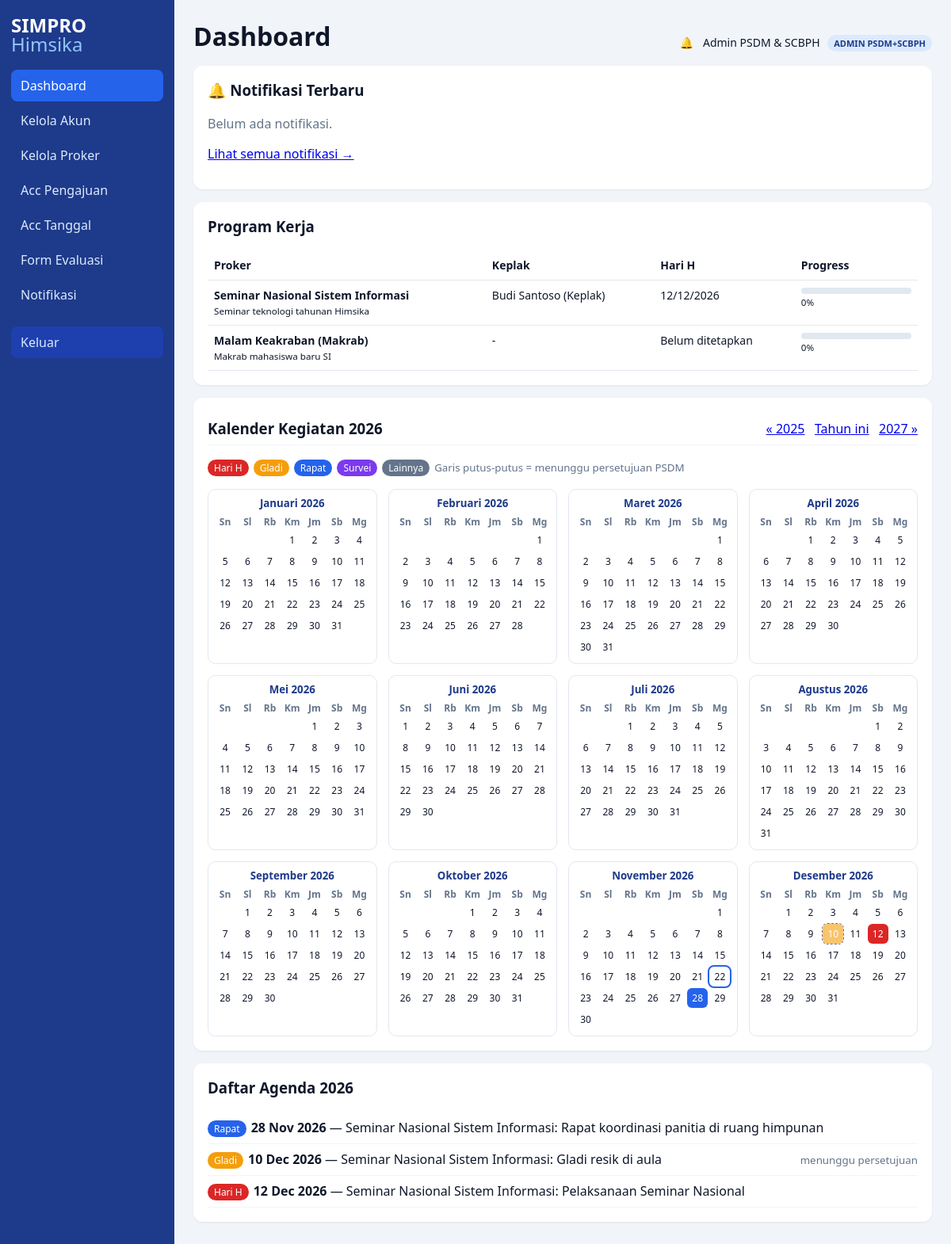
/index.php (signed in), run on the app's committed database.
### tables this page shows
CREATE TABLE proker(id INT AUTO_INCREMENT PRIMARY KEY,nama VARCHAR(150),deskripsi TEXT,keplak_id INT NULL,tgl_usulan DATE NULL,tgl_final DATE NULL,
 status_tgl ENUM('belum','diajukan','disetujui','ditolak') DEFAULT 'belum',FOREIGN KEY(keplak_id) REFERENCES users(id) ON DELETE SET NULL);

CREATE TABLE users(id INT AUTO_INCREMENT PRIMARY KEY,nama VARCHAR(100),username VARCHAR(50) UNIQUE,password VARCHAR(255),role ENUM('anggota','keplak','admin'));

CREATE TABLE IF NOT EXISTS agenda(id INT AUTO_INCREMENT PRIMARY KEY,proker_id INT,jenis VARCHAR(30),keterangan VARCHAR(255),tanggal DATE,status ENUM('diajukan','disetujui','ditolak') DEFAULT 'diajukan',FOREIGN KEY(proker_id) REFERENCES proker(id) ON DELETE CASCADE);

### config.php (called while the page is built, shortened)
<?php
$DB=['host'=>'localhost','name'=>'simpro_himsika','user'=>'root','pass'=>''];
try{$pdo=new PDO("mysql:host={$DB['host']};dbname={$DB['name']};charset=utf8mb4",$DB['user'],$DB['pass'],[PDO::ATTR_ERRMODE=>PDO::ERRMODE_EXCEPTION,PDO::ATTR_DEFAULT_FETCH_MODE=>PDO::FETCH_ASSOC]);}
catch(Exception $e){die('Koneksi database gagal: '.htmlspecialchars($e->getMessage()));}
function h($s){return htmlspecialchars((string)$s,ENT_QUOTES,'UTF-8');}
function q($sql,$a=[]){global $pdo;$s=$pdo->prepare($sql);$s->execute($a);return $s;}
function rows($sql,$a=[]){return q($sql,$a)->fetchAll();}
function row($sql,$a=[]){return q($sql,$a)->fetch();}

### index.php (the view, shortened to what this page needs)
<?php
require 'config.php';
$u=$_SESSION['u']??null; $msg='';
if(!$u){ ?>
<?php exit; }
$role=$u['role']; $uid=$u['id']; $isAdmin=$role==='admin'; $isKeplak=$role==='keplak';
function prog($pid){
  $t=row("SELECT COUNT(*) c FROM pendaftaran p JOIN tupoksi t ON t.divisi_id=p.divisi_id WHERE p.proker_id=? AND p.acc_keplak=1 AND p.acc_psdm=1",[$pid])['c'];
  $d=row("SELECT COUNT(*) c FROM pendaftaran p JOIN tupoksi t ON t.divisi_id=p.divisi_id JOIN tupoksi_progress g ON g.tupoksi_id=t.id AND g.user_id=p.user_id AND g.selesai=1 WHERE p.proker_id=? AND p.acc_keplak=1 AND p.acc_psdm=1",[$pid])['c'];
  return $t?round($d/$t*100):0;}
function bar($n){return "<div class='bar'><i style='width:$n%'></i></div><small>$n%</small>";}
$p=$_GET['p']??'dashboard';
$menu=['dashboard'=>'Dashboard'];
if($isAdmin){$menu+=['akun'=>'Kelola Akun','kelola'=>'Kelola Proker','acc'=>'Acc Pengajuan','tanggal'=>'Acc Tanggal','evaluasi'=>'Form Evaluasi'];}
$menu['notif']='Notifikasi';
$unread=row("SELECT COUNT(*) c FROM notifikasi WHERE user_id=? AND dibaca=0",[$uid])['c'];
?>
<!DOCTYPE html><html lang="id"><head><meta charset="utf-8"><meta name="viewport" content="width=device-width,initial-scale=1"><title>SIMPRO Himsika</title><link rel="stylesheet" href="style.css"></head><body>
<aside><h2>SIMPRO<br><span>Himsika</span></h2><nav>
<?php foreach($menu as $k=>$v)echo "<a href='?p=$k'".($k===$p?" class='on'":"").">".h($v).($k==='notif'&&$unread?" <span class='bdg'>$unread</span>":"")."</a>"; ?>
<a href="?p=logout" class="out">Keluar</a></nav></aside>
<main><header><h1><?=h($menu[$p])?></h1><div class="who"><a class="bell" href="?p=notif">🔔<?php if($unread)echo "<span class='bdg'>$unread</span>"; ?></a> <?=h($u['nama'])?> <b><?=strtoupper($role==='admin'?'Admin PSDM+SCBPH':$role)?></b></div></header>
<?php if($msg)echo "<div class='alert ok'>".h($msg)."</div>";
if($p==='dashboard'){
  $pr=rows("SELECT p.*,u.nama kn,(SELECT MIN(tanggal) FROM agenda WHERE proker_id=p.id AND jenis='Hari H' AND status='disetujui') hh FROM proker p LEFT JOIN users u ON u.id=p.keplak_id ORDER BY p.id");
  echo "<section class='card'><h3>🔔 Notifikasi Terbaru</h3>";
  $nn=rows("SELECT * FROM notifikasi WHERE user_id=? ORDER BY id DESC LIMIT 5",[$uid]);
  if(!$nn)echo "<p class='muted'>Belum ada notifikasi.</p>";
  echo "<p><a href='?p=notif'>Lihat semua notifikasi →</a></p></section>";
  echo "<section class='card'><h3>Program Kerja</h3><table><tr><th>Proker</th><th>Keplak</th><th>Hari H</th><th>Progress</th></tr>";
  foreach($pr as $r)echo "<tr><td><b>".h($r['nama'])."</b><br><small>".h($r['deskripsi'])."</small></td><td>".h($r['kn']?:'-')."</td><td>".h($r['hh']?date('d/m/Y',strtotime($r['hh'])):'Belum ditetapkan')."</td><td>".bar(prog($r['id']))."</td></tr>";
  echo "</table></section>";
  $y=(int)($_GET['y']??date('Y'));if($y<2000||$y>2100)$y=(int)date('Y');
  $ag=rows("SELECT a.*,pr.nama pn FROM agenda a JOIN proker pr ON pr.id=a.proker_id WHERE YEAR(a.tanggal)=? AND (a.status='disetujui' OR (a.status='diajukan' AND (?=1 OR pr.keplak_id=?))) ORDER BY a.tanggal",[$y,$isAdmin?1:0,$uid]);
  $ev=[];foreach($ag as $e)$ev[$e['tanggal']][]=$e;
  $jc=['Hari H'=>'jh','Gladi'=>'jg','Rapat'=>'jr','Survei'=>'js','Lainnya'=>'jl'];
  $bln=['','Januari','Februari','Maret','April','Mei','Juni','Juli','Agustus','September','Oktober','November','Desember'];
  echo "<section class='card'><div class='row'><h3 style='margin:0'>Kalender Kegiatan $y</h3><span><a href='?y=".($y-1)."'>« ".($y-1)."</a> &nbsp; <a href='?y=".date('Y')."'>Tahun ini</a> &nbsp; <a href='?y=".($y+1)."'>".($y+1)." »</a></span></div><p>";
  foreach($jc as $j=>$c)echo "<span class='lg $c'>".h($j)."</span>";
  echo "<small class='muted'>Garis putus-putus = menunggu persetujuan PSDM</small></p><div class='cals'>";
  $today=date('Y-m-d');
  for($m=1;$m<=12;$m++){
    $first=mktime(0,0,0,$m,1,$y);$dim=(int)date('t',$first);$off=(int)date('N',$first)-1;
    echo "<div class='cm'><h5>{$bln[$m]} $y</h5><div class='g'>";
    foreach(['Sn','Sl','Rb','Km','Jm','Sb','Mg'] as $dn)echo "<b>$dn</b>";
    for($i=0;$i<$off;$i++)echo "<span></span>";
    for($d=1;$d<=$dim;$d++){
      $k=sprintf('%04d-%02d-%02d',$y,$m,$d);$cls='';$tt='';
      if(isset($ev[$k])){$e0=$ev[$k][0];$cls=($jc[$e0['jenis']]??'jl').($e0['status']==='diajukan'?' pend':'');
        foreach($ev[$k] as $e)$tt.=$e['jenis'].': '.$e['pn'].($e['keterangan']?' — '.$e['keterangan']:'').($e['status']==='diajukan'?' (menunggu persetujuan)':'')."\n";}
      if($k===$today)$cls.=' t';
      echo "<i class='".trim($cls)."'".($tt?" title='".h($tt)."'":"").">$d</i>";
    }
    echo "</div></div>";
  }
  echo "</div></section><section class='card'><h3>Daftar Agenda $y</h3>";
  foreach($ag as $e)echo "<div class='row'><span><span class='lg ".($jc[$e['jenis']]??'jl')."'>".h($e['jenis'])."</span><b>".date('d M Y',strtotime($e['tanggal']))."</b> — ".h($e['pn']).($e['keterangan']?": ".h($e['keterangan']):"")."</span><small class='muted'>".($e['status']==='diajukan'?'menunggu persetujuan':'')."</small></div>";
  echo "</section>";
}
?></main></body></html>

### style.css (style rules this page uses)
* { box-sizing:border-box }
body { margin:0;font-family:system-ui,sans-serif;background:#f1f5f9;color:#0f172a;display:flex;min-height:100vh }
aside { width:220px;background:#1e3a8a;color:#fff;padding:20px 14px;flex-shrink:0 }
aside h2 { margin:0 0 20px;line-height:1 }
aside h2 span { font-weight:300;color:#93c5fd }
aside a { display:block;color:#dbeafe;padding:9px 12px;border-radius:8px;text-decoration:none;margin-bottom:4px }
aside a:hover,aside a.on { background:#2563eb;color:#fff }
aside a.out { margin-top:20px;background:#1e40af }
main { flex:1;padding:24px;max-width:1000px }
header { display:flex;justify-content:space-between;align-items:center;flex-wrap:wrap;gap:8px }
h1 { margin:0 0 16px }
.who { font-size:14px }
.who b { background:#dbeafe;color:#1e3a8a;padding:3px 8px;border-radius:99px;font-size:11px;margin-left:6px }
.card { background:#fff;border-radius:12px;padding:18px;margin-bottom:16px;box-shadow:0 1px 3px #0001 }
.card h3 { margin-top:0 }
table { width:100%;border-collapse:collapse;font-size:14px }
th,td { text-align:left;padding:9px 8px;border-bottom:1px solid #e2e8f0;vertical-align:top }
.row { display:flex;justify-content:space-between;align-items:center;gap:10px;padding:8px 0;border-bottom:1px solid #f1f5f9 }
.bar { background:#e2e8f0;border-radius:99px;height:8px;min-width:100px }
.muted { color:#64748b }
.cals { display:grid;grid-template-columns:repeat(auto-fill,minmax(210px,1fr));gap:14px;margin-top:10px }
.cm { border:1px solid #e2e8f0;border-radius:10px;padding:8px }
.cm h5 { margin:0 0 6px;text-align:center;color:#1e3a8a }
.g { display:grid;grid-template-columns:repeat(7,1fr);gap:2px;text-align:center;font-size:12px }
.g b { color:#64748b;font-weight:600 }
.g i { font-style:normal;padding:4px 0;border-radius:6px;cursor:default }
.g i.t { outline:2px solid #2563eb }
.jh { background:#dc2626;color:#fff }
.jg { background:#f59e0b;color:#fff }
.jr { background:#2563eb;color:#fff }
.js { background:#7c3aed;color:#fff }
.jl { background:#64748b;color:#fff }
.g i.pend { opacity:.6;outline:1px dashed #0f172a }
.lg { display:inline-block;padding:2px 8px;border-radius:99px;font-size:12px;color:#fff;margin-right:6px }
.bell { text-decoration:none;margin-right:8px }

### data on the page
proker: nama "Seminar Nasional Sistem Informasi", deskripsi "Seminar teknologi tahunan Himsika", keplak.nama "Budi Santoso (Keplak)", hh "12/12/2026", n "0"
proker: nama "Malam Keakraban (Makrab)", deskripsi "Makrab mahasiswa baru SI", kn "-", hh "Belum ditetapkan", n "0"
agenda: jenis "Rapat", tanggal "28 Nov 2026", proker.nama "Seminar Nasional Sistem Informasi", keterangan "Rapat koordinasi panitia di ruang himpunan"
agenda: jenis "Gladi", tanggal "10 Dec 2026", proker.nama "Seminar Nasional Sistem Informasi", keterangan "Gladi resik di aula", status "menunggu persetujuan"
agenda: jenis "Hari H", tanggal "12 Dec 2026", proker.nama "Seminar Nasional Sistem Informasi", keterangan "Pelaksanaan Seminar Nasional"

### other printed values
$v "Dashboard"
$v "Kelola Akun"
$v "Kelola Proker"
$v "Acc Pengajuan"
$v "Acc Tanggal"
$v "Form Evaluasi"
$v "Notifikasi"
$menu[$p] "Dashboard"
$u['nama'] "Admin PSDM & SCBPH"
$role==='admin'?'Admin PSDM+SCBPH':$role "ADMIN PSDM+SCBPH"
$y "2026"
$y-1 "2025"
$y+1 "2027"
$j "Hari H"
$j "Gladi"
